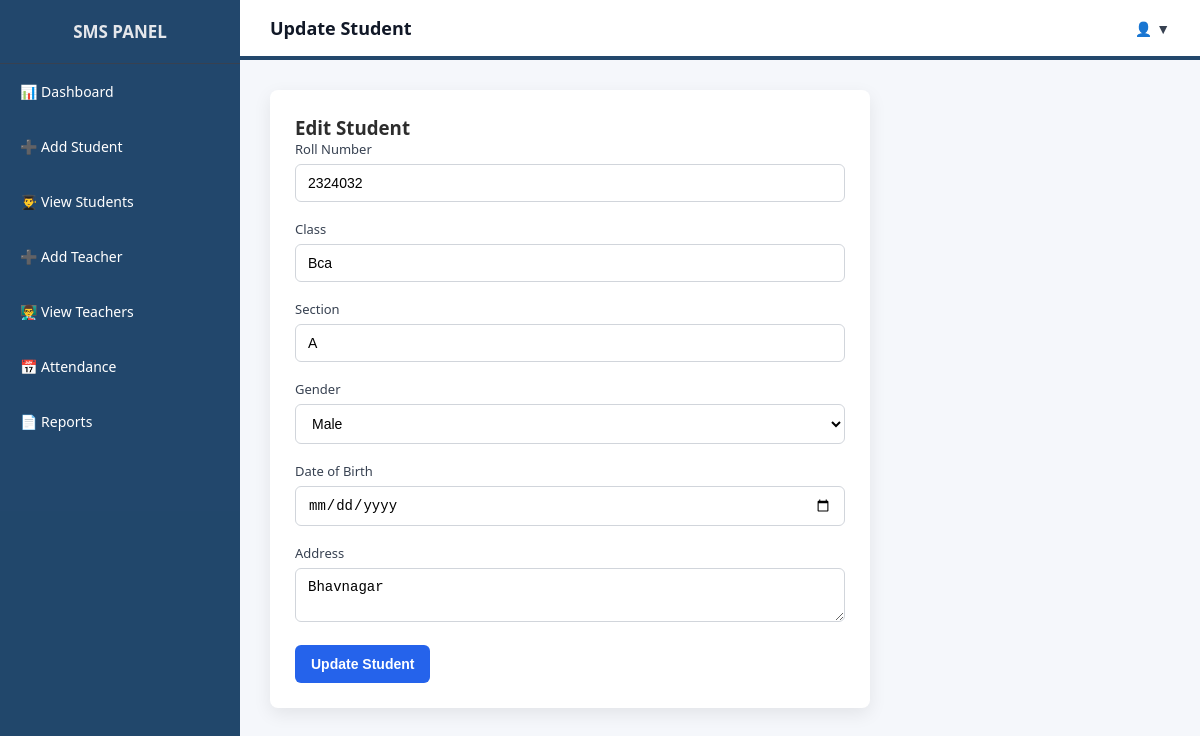
The app's page /student/update/2/ with its own data.
### school/models.py (models this page shows, shortened)
class Student(models.Model):
    user = models.OneToOneField(User, on_delete=models.CASCADE)
    roll_number = models.IntegerField(unique=True)
    class_name = models.CharField(max_length=50)
    section = models.CharField(max_length=10)
    gender = models.CharField(
        max_length=10,
        choices=[('Male', 'Male'), ('Female', 'Female')]
    )
    date_of_birth = models.DateField()
    address = models.TextField()

### school/views.py (the view, shortened to what this page needs)
# urls.py: path('student/update/<int:id>/', update_student, name='update_student'),
def update_student(request, id):
    student = Student.objects.get(id=id)
    return render(request, 'school/update_student.html', {
        'student': student
    })

### templates/school/update_student.html (shortened to what this page needs)
{% extends 'school/base.html' %}
{% block page_title %}Update Student{% endblock %}
{% block content %}
<div class="card" style="max-width:600px;">
    <h3>Edit Student</h3>
    <form method="POST">
        <label>Roll Number</label>
        <input type="text" name="roll_number" value="{{ student.roll_number }}">
        <label>Class</label>
        <input type="text" name="class_name" value="{{ student.class_name }}">
        <label>Section</label>
        <input type="text" name="section" value="{{ student.section }}">
        <label>Gender</label>
        <select name="gender">
            <option value="Male" {% if student.gender == 'Male' %}selected{% endif %}>Male</option>
        </select>
        <label>Date of Birth</label>
        <input type="date" name="date_of_birth" value="{{ student.date_of_birth }}">
        <label>Address</label>
        <textarea name="address">{{ student.address }}</textarea>
        <button class="btn">Update Student</button>
    </form>
</div>
{% endblock %}

### static/school/css/main.css (style rules this page uses)
* { margin: 0; padding: 0; box-sizing: border-box; }
html, body { height: 100%; font-family: "Segoe UI", Roboto, Arial, sans-serif; background-color: #f5f7fb; color: #2d2d2d; }
.card { background-color: #ffffff; border-radius: 8px; padding: 25px; box-shadow: 0 6px 18px rgba(0,0,0,0.08); }
label { display: block; margin-bottom: 6px; font-size: 13px; font-weight: 500; color: #374151; }
input, select, textarea { width: 100%; padding: 10px 12px; border-radius: 6px; border: 1px solid #d1d5db; font-size: 14px; margin-bottom: 18px; outline: none; background-color: #ffffff; }
.btn, .login-btn { display: inline-block; padding: 11px 16px; background-color: #2563eb; color: #ffffff; font-size: 14px; font-weight: 600; border-radius: 6px; border: none; cursor: pointer; transition: background-color 0.25s ease; }

### records on screen
Student: roll_number "2324032", class_name "Bca", section "A", gender "Male", address "Bhavnagar"
